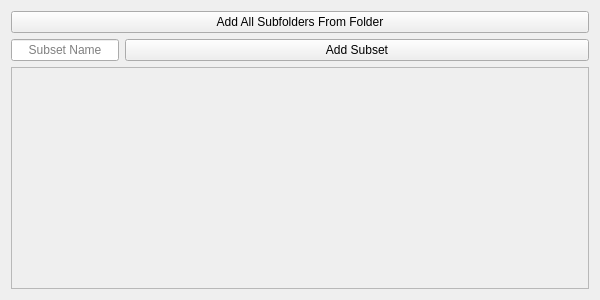
<?xml version="1.0" encoding="UTF-8"?>
<ui version="4.0">
 <class>subset_list_ui</class>
 <widget class="QWidget" name="subset_list_ui">
  <property name="geometry">
   <rect>
    <x>0</x>
    <y>0</y>
    <width>600</width>
    <height>300</height>
   </rect>
  </property>
  <property name="sizePolicy">
   <sizepolicy hsizetype="Preferred" vsizetype="MinimumExpanding">
    <horstretch>0</horstretch>
    <verstretch>0</verstretch>
   </sizepolicy>
  </property>
  <property name="minimumSize">
   <size>
    <width>600</width>
    <height>300</height>
   </size>
  </property>
  <property name="windowTitle">
   <string>Form</string>
  </property>
  <layout class="QVBoxLayout" name="verticalLayout_2">
   <item>
    <widget class="QPushButton" name="add_bulk_button">
     <property name="text">
      <string>Add All Subfolders From Folder</string>
     </property>
    </widget>
   </item>
   <item>
    <layout class="QHBoxLayout" name="horizontalLayout" stretch="0,1">
     <item>
      <widget class="LineEditWithHighlight" name="add_subset_name_input">
       <property name="alignment">
        <set>Qt::AlignCenter</set>
       </property>
       <property name="placeholderText">
        <string>Subset Name</string>
       </property>
      </widget>
     </item>
     <item>
      <widget class="QPushButton" name="add_subset_button">
       <property name="text">
        <string>Add Subset</string>
       </property>
      </widget>
     </item>
    </layout>
   </item>
   <item>
    <widget class="QScrollArea" name="subset_scroll_area">
     <property name="sizePolicy">
      <sizepolicy hsizetype="Expanding" vsizetype="Expanding">
       <horstretch>0</horstretch>
       <verstretch>0</verstretch>
      </sizepolicy>
     </property>
     <property name="widgetResizable">
      <bool>true</bool>
     </property>
     <property name="alignment">
      <set>Qt::AlignLeading|Qt::AlignLeft|Qt::AlignVCenter</set>
     </property>
     <widget class="QWidget" name="subset_scroll_area_content">
      <property name="geometry">
       <rect>
        <x>0</x>
        <y>0</y>
        <width>580</width>
        <height>218</height>
       </rect>
      </property>
      <property name="sizePolicy">
       <sizepolicy hsizetype="Preferred" vsizetype="Preferred">
        <horstretch>0</horstretch>
        <verstretch>0</verstretch>
       </sizepolicy>
      </property>
      <layout class="QVBoxLayout" name="verticalLayout"/>
     </widget>
    </widget>
   </item>
  </layout>
 </widget>
 <customwidgets>
  <customwidget>
   <class>LineEditWithHighlight</class>
   <extends>QLineEdit</extends>
   <header>modules.LineEditHighlight.h</header>
  </customwidget>
 </customwidgets>
 <resources/>
 <connections/>
</ui>
